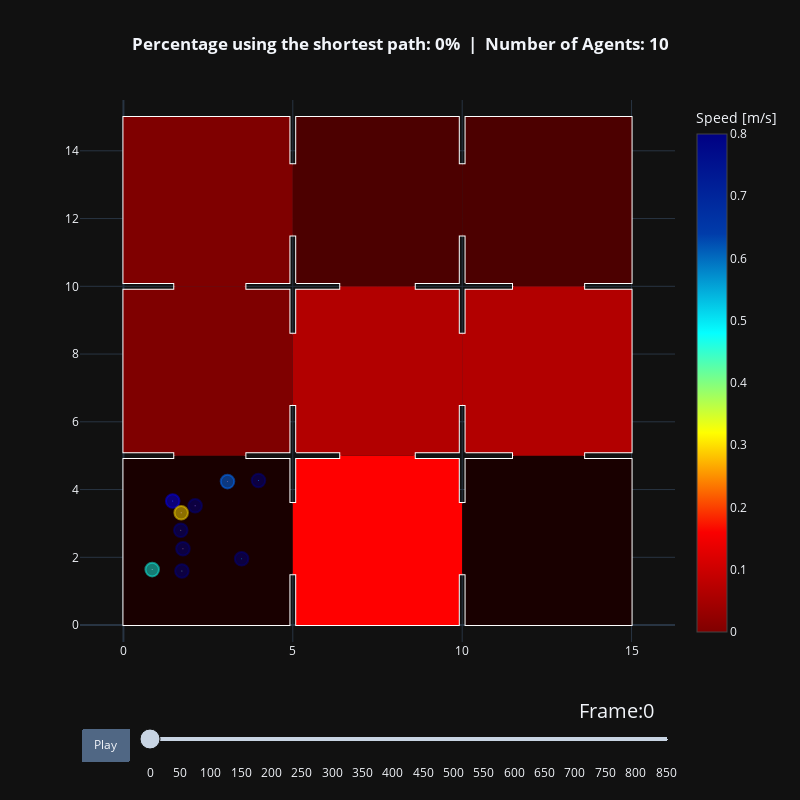

The notebook cell saved with this chart:
### Markdown cell above
## Visualizing Agent Pathways

### Code cell
agent_trajectories = {}
for percentage in percentages:
    trajectory_file = trajectory_files[percentage]
    agent_trajectories[percentage], walkable_area = read_sqlite_file(
        trajectory_file
    )
    animate(
        agent_trajectories[percentage],
        walkable_area,
        title_note=f"Percentage using the shortest path: {percentage}%",
        risk_per_frame=all_risks,
        specific_areas=specific_areas
    ).show()

### Figure 1 — Plotly figure (JSON) as saved in the notebook; plotly's stock layout.template omitted (floating-point values rounded to 4 significant figures)
{"data": [{"hoverinfo": "name", "line": {"color": "white"}, "mode": "lines", "name": "Exterior", "showlegend": false, "x": [10.1, 10.1, 15.0, 15.0, 13.6, 13.6, 15.0, 15.0, 13.6, 13.6, 15.0, 15.0, 10.1, 10.1, 9.9, 9.9, 5.1, 5.1, 4.9, 4.9, 0.0, 0.0, 1.5, 1.5, 0.0, 0.0, 1.5, 1.5, 0.0, 0.0, 4.9, 4.9, 5.1, 5.1, 9.9, 9.9, 10.1], "y": [1.5, 0.0, 0.0, 4.9, 4.9, 5.1, 5.1, 9.9, 9.9, 10.1, 10.1, 15.0, 15.0, 13.6, 13.6, 15.0, 15.0, 13.6, 13.6, 15.0, 15.0, 10.1, 10.1, 9.9, 9.9, 5.1, 5.1, 4.9, 4.9, 0.0, 0.0, 1.5, 1.5, 0.0, 0.0, 1.5, 1.5], "type": "scatter"}, {"hoverinfo": "name", "line": {"color": "white"}, "mode": "lines", "name": "Obstacle", "showlegend": false, "x": [10.1, 11.5, 11.5, 10.1, 10.1, 9.9, 9.9, 8.6, 8.6, 9.9, 9.9, 10.1, 10.1], "y": [5.1, 5.1, 4.9, 4.9, 3.6, 3.6, 4.9, 4.9, 5.1, 5.1, 6.5, 6.5, 5.1], "type": "scatter"}, {"hoverinfo": "name", "line": {"color": "white"}, "mode": "lines", "name": "Obstacle", "showlegend": false, "x": [10.1, 11.5, 11.5, 10.1, 10.1, 9.9, 9.9, 8.6, 8.6, 9.9, 9.9, 10.1, 10.1], "y": [10.1, 10.1, 9.9, 9.9, 8.6, 8.6, 9.9, 9.9, 10.1, 10.1, 11.5, 11.5, 10.1], "type": "scatter"}, {"hoverinfo": "name", "line": {"color": "white"}, "mode": "lines", "name": "Obstacle", "showlegend": false, "x": [5.1, 6.4, 6.4, 5.1, 5.1, 4.9, 4.9, 3.6, 3.6, 4.9, 4.9, 5.1, 5.1], "y": [5.1, 5.1, 4.9, 4.9, 3.6, 3.6, 4.9, 4.9, 5.1, 5.1, 6.5, 6.5, 5.1], "type": "scatter"}, {"hoverinfo": "name", "line": {"color": "white"}, "mode": "lines", "name": "Obstacle", "showlegend": false, "x": [5.1, 6.4, 6.4, 5.1, 5.1, 4.9, 4.9, 3.6, 3.6, 4.9, 4.9, 5.1, 5.1], "y": [10.1, 10.1, 9.9, 9.9, 8.6, 8.6, 9.9, 9.9, 10.1, 10.1, 11.5, 11.5, 10.1], "type": "scatter"}, {"fill": "toself", "fillcolor": "rgb(25, 0, 0)", "hoverinfo": "name", "line": {"width": 0}, "mode": "lines", "name": "Risk Area", "showlegend": false, "x": [1.5, 1.5, 3.6, 3.6, 4.9, 4.9, 5.0, 5.0, 4.9, 4.9, 0.0, 0.0, 1.5], "y": [4.9, 5.0, 5.0, 4.9, 4.9, 3.6, 3.6, 1.5, 1.5, 0.0, 0.0, 4.9, 4.9], "type": "scatter"}, {"fill": "toself", "fillcolor": "rgb(255, 0, 0)", "hoverinfo": "name", "line": {"width": 0}, "mode": "lines", "name": "Risk Area", "showlegend": false, "x": [9.9, 9.9, 5.1, 5.1, 5.0, 5.0, 5.1, 5.1, 6.4, 6.4, 8.6, 8.6, 9.9, 9.9, 10.0, 10.0, 9.9], "y": [1.5, 0.0, 0.0, 1.5, 1.5, 3.6, 3.6, 4.9, 4.9, 5.0, 5.0, 4.9, 4.9, 3.6, 3.6, 1.5, 1.5], "type": "scatter"}, {"fill": "toself", "fillcolor": "rgb(25, 0, 0)", "hoverinfo": "name", "line": {"width": 0}, "mode": "lines", "name": "Risk Area", "showlegend": false, "x": [13.6, 15.0, 15.0, 10.1, 10.1, 10.0, 10.0, 10.1, 10.1, 11.5, 11.5, 13.6, 13.6], "y": [4.9, 4.9, 0.0, 0.0, 1.5, 1.5, 3.6, 3.6, 4.9, 4.9, 5.0, 5.0, 4.9], "type": "scatter"}, {"fill": "toself", "fillcolor": "rgb(178, 0, 0)", "hoverinfo": "name", "line": {"width": 0}, "mode": "lines", "name": "Risk Area", "showlegend": false, "x": [13.6, 15.0, 15.0, 13.6, 13.6, 11.5, 11.5, 10.1, 10.1, 10.0, 10.0, 10.1, 10.1, 11.5, 11.5, 13.6, 13.6], "y": [9.9, 9.9, 5.1, 5.1, 5.0, 5.0, 5.1, 5.1, 6.5, 6.5, 8.6, 8.6, 9.9, 9.9, 10.0, 10.0, 9.9], "type": "scatter"}, {"fill": "toself", "fillcolor": "rgb(178, 0, 0)", "hoverinfo": "name", "line": {"width": 0}, "mode": "lines", "name": "Risk Area", "showlegend": false, "x": [9.9, 9.9, 8.6, 8.6, 6.4, 6.4, 5.1, 5.1, 5.0, 5.0, 5.1, 5.1, 6.4, 6.4, 8.6, 8.6, 9.9, 9.9, 10.0, 10.0, 9.9], "y": [6.5, 5.1, 5.1, 5.0, 5.0, 5.1, 5.1, 6.5, 6.5, 8.6, 8.6, 9.9, 9.9, 10.0, 10.0, 9.9, 9.9, 8.6, 8.6, 6.5, 6.5], "type": "scatter"}, {"fill": "toself", "fillcolor": "rgb(127, 0, 0)", "hoverinfo": "name", "line": {"width": 0}, "mode": "lines", "name": "Risk Area", "showlegend": false, "x": [4.9, 4.9, 3.6, 3.6, 1.5, 1.5, 0.0, 0.0, 1.5, 1.5, 3.6, 3.6, 4.9, 4.9, 5.0, 5.0, 4.9], "y": [6.5, 5.1, 5.1, 5.0, 5.0, 5.1, 5.1, 9.9, 9.9, 10.0, 10.0, 9.9, 9.9, 8.6, 8.6, 6.5, 6.5], "type": "scatter"}, {"fill": "toself", "fillcolor": "rgb(127, 0, 0)", "hoverinfo": "name", "line": {"width": 0}, "mode": "lines", "name": "Risk Area", "showlegend": false, "x": [1.5, 0.0, 0.0, 4.9, 4.9, 5.0, 5.0, 4.9, 4.9, 3.6, 3.6, 1.5, 1.5], "y": [10.1, 10.1, 15.0, 15.0, 13.6, 13.6, 11.5, 11.5, 10.1, 10.1, 10.0, 10.0, 10.1], "type": "scatter"}, {"fill": "toself", "fillcolor": "rgb(76, 0, 0)", "hoverinfo": "name", "line": {"width": 0}, "mode": "lines", "name": "Risk Area", "showlegend": false, "x": [6.4, 5.1, 5.1, 5.0, 5.0, 5.1, 5.1, 9.9, 9.9, 10.0, 10.0, 9.9, 9.9, 8.6, 8.6, 6.4, 6.4], "y": [10.1, 10.1, 11.5, 11.5, 13.6, 13.6, 15.0, 15.0, 13.6, 13.6, 11.5, 11.5, 10.1, 10.1, 10.0, 10.0, 10.1], "type": "scatter"}, {"fill": "toself", "fillcolor": "rgb(76, 0, 0)", "hoverinfo": "name", "line": {"width": 0}, "mode": "lines", "name": "Risk Area", "showlegend": false, "x": [10.1, 10.1, 15.0, 15.0, 13.6, 13.6, 11.5, 11.5, 10.1, 10.1, 10.0, 10.0, 10.1], "y": [13.6, 15.0, 15.0, 10.1, 10.1, 10.0, 10.0, 10.1, 10.1, 11.5, 11.5, 13.6, 13.6], "type": "scatter"}, {"hoverinfo": "none", "marker": {"cmax": 0.8, "cmin": 0, "color": [0.8, 0.5076, 0.7999, 0.7988, 0.7992, 0.725, 0.6128, 0.8, 0.2632, 0.7997], "colorbar": {"title": {"text": "Speed [m/s]"}}, "colorscale": [[0.0, "rgb(128,0,0)"], [0.2, "rgb(250,0,0)"], [0.4, "rgb(255,255,0)"], [0.6, "rgb(5,255,255)"], [0.8, "rgb(0,60,170)"], [1.0, "rgb(0,0,131)"]], "size": [0.4, 0.4, 0.4, 0.4, 0.4, 0.4, 0.4, 0.4, 0.4, 0.4]}, "mode": "markers", "showlegend": false, "text": [0.8, 0.5076, 0.7999, 0.7988, 0.7992, 0.725, 0.6128, 0.8, 0.2632, 0.7997], "x": [3.986, 0.8488, 1.726, 2.116, 1.692, 1.454, 3.072, 3.489, 1.704, 1.757], "y": [4.269, 1.637, 1.596, 3.52, 2.797, 3.661, 4.235, 1.956, 3.314, 2.254], "type": "scatter"}, {"hoverinfo": "text", "marker": {"opacity": 1, "size": 1}, "mode": "markers", "showlegend": false, "text": ["ID: 101, Pos(3.99,4.27)"], "x": [3.986], "y": [4.269], "type": "scatter"}, {"hoverinfo": "text", "marker": {"opacity": 1, "size": 1}, "mode": "markers", "showlegend": false, "text": ["ID: 102, Pos(0.85,1.64)"], "x": [0.8488], "y": [1.637], "type": "scatter"}, {"hoverinfo": "text", "marker": {"opacity": 1, "size": 1}, "mode": "markers", "showlegend": false, "text": ["ID: 103, Pos(1.73,1.60)"], "x": [1.726], "y": [1.596], "type": "scatter"}, {"hoverinfo": "text", "marker": {"opacity": 1, "size": 1}, "mode": "markers", "showlegend": false, "text": ["ID: 104, Pos(2.12,3.52)"], "x": [2.116], "y": [3.52], "type": "scatter"}, {"hoverinfo": "text", "marker": {"opacity": 1, "size": 1}, "mode": "markers", "showlegend": false, "text": ["ID: 105, Pos(1.69,2.80)"], "x": [1.692], "y": [2.797], "type": "scatter"}, {"hoverinfo": "text", "marker": {"opacity": 1, "size": 1}, "mode": "markers", "showlegend": false, "text": ["ID: 106, Pos(1.45,3.66)"], "x": [1.454], "y": [3.661], "type": "scatter"}, {"hoverinfo": "text", "marker": {"opacity": 1, "size": 1}, "mode": "markers", "showlegend": false, "text": ["ID: 107, Pos(3.07,4.23)"], "x": [3.072], "y": [4.235], "type": "scatter"}, {"hoverinfo": "text", "marker": {"opacity": 1, "size": 1}, "mode": "markers", "showlegend": false, "text": ["ID: 108, Pos(3.49,1.96)"], "x": [3.489], "y": [1.956], "type": "scatter"}, {"hoverinfo": "text", "marker": {"opacity": 1, "size": 1}, "mode": "markers", "showlegend": false, "text": ["ID: 109, Pos(1.70,3.31)"], "x": [1.704], "y": [3.314], "type": "scatter"}, {"hoverinfo": "text", "marker": {"opacity": 1, "size": 1}, "mode": "markers", "showlegend": false, "text": ["ID: 110, Pos(1.76,2.25)"], "x": [1.757], "y": [2.254], "type": "scatter"}], "layout": {"shapes": [{"fillcolor": "rgba(0, 0, 128, 0.5)", "line": {"color": "rgba(0, 0, 128, 0.5)"}, "type": "circle", "x0": 3.786, "x1": 4.186, "xref": "x", "y0": 4.069, "y1": 4.469, "yref": "y"}, {"fillcolor": "rgba(15, 248, 231, 0.5)", "line": {"color": "rgba(15, 248, 231, 0.5)"}, "type": "circle", "x0": 0.6488, "x1": 1.049, "xref": "x", "y0": 1.437, "y1": 1.837, "yref": "y"}, {"fillcolor": "rgba(0, 0, 128, 0.5)", "line": {"color": "rgba(0, 0, 128, 0.5)"}, "type": "circle", "x0": 1.526, "x1": 1.926, "xref": "x", "y0": 1.396, "y1": 1.796, "yref": "y"}, {"fillcolor": "rgba(0, 0, 128, 0.5)", "line": {"color": "rgba(0, 0, 128, 0.5)"}, "type": "circle", "x0": 1.916, "x1": 2.316, "xref": "x", "y0": 3.32, "y1": 3.72, "yref": "y"}, {"fillcolor": "rgba(0, 0, 128, 0.5)", "line": {"color": "rgba(0, 0, 128, 0.5)"}, "type": "circle", "x0": 1.492, "x1": 1.892, "xref": "x", "y0": 2.597, "y1": 2.997, "yref": "y"}, {"fillcolor": "rgba(0, 0, 237, 0.5)", "line": {"color": "rgba(0, 0, 237, 0.5)"}, "type": "circle", "x0": 1.254, "x1": 1.654, "xref": "x", "y0": 3.461, "y1": 3.861, "yref": "y"}, {"fillcolor": "rgba(0, 112, 255, 0.5)", "line": {"color": "rgba(0, 112, 255, 0.5)"}, "type": "circle", "x0": 2.872, "x1": 3.272, "xref": "x", "y0": 4.035, "y1": 4.435, "yref": "y"}, {"fillcolor": "rgba(0, 0, 128, 0.5)", "line": {"color": "rgba(0, 0, 128, 0.5)"}, "type": "circle", "x0": 3.289, "x1": 3.689, "xref": "x", "y0": 1.756, "y1": 2.156, "yref": "y"}, {"fillcolor": "rgba(255, 222, 0, 0.5)", "line": {"color": "rgba(255, 222, 0, 0.5)"}, "type": "circle", "x0": 1.504, "x1": 1.904, "xref": "x", "y0": 3.114, "y1": 3.514, "yref": "y"}, {"fillcolor": "rgba(0, 0, 128, 0.5)", "line": {"color": "rgba(0, 0, 128, 0.5)"}, "type": "circle", "x0": 1.557, "x1": 1.957, "xref": "x", "y0": 2.054, "y1": 2.454, "yref": "y"}, {"line": {"color": "white", "width": 3}, "type": "line", "x0": 3.986, "x1": 3.986, "y0": 4.269, "y1": 4.269}, {"line": {"color": "black", "width": 3}, "type": "line", "x0": 0.8488, "x1": 0.8488, "y0": 1.637, "y1": 1.637}, {"line": {"color": "white", "width": 3}, "type": "line", "x0": 1.726, "x1": 1.726, "y0": 1.596, "y1": 1.596}, {"line": {"color": "white", "width": 3}, "type": "line", "x0": 2.116, "x1": 2.116, "y0": 3.52, "y1": 3.52}, {"line": {"color": "white", "width": 3}, "type": "line", "x0": 1.692, "x1": 1.692, "y0": 2.797, "y1": 2.797}, {"line": {"color": "white", "width": 3}, "type": "line", "x0": 1.454, "x1": 1.454, "y0": 3.661, "y1": 3.661}, {"line": {"color": "white", "width": 3}, "type": "line", "x0": 3.072, "x1": 3.072, "y0": 4.235, "y1": 4.235}, {"line": {"color": "white", "width": 3}, "type": "line", "x0": 3.489, "x1": 3.489, "y0": 1.956, "y1": 1.956}, {"line": {"color": "black", "width": 3}, "type": "line", "x0": 1.704, "x1": 1.704, "y0": 3.314, "y1": 3.314}, {"line": {"color": "white", "width": 3}, "type": "line", "x0": 1.757, "x1": 1.757, "y0": 2.254, "y1": 2.254}], "title": {"text": "<b>Percentage using the shortest path: 0%  |  Number of Agents: 10</b>", "x": 0.5}, "xaxis": {"range": [-0.5, 15.5]}, "yaxis": {"scaleanchor": "x", "scaleratio": 1, "range": [-0.5, 15.5]}, "updatemenus": [{"buttons": [{"args": [null, {"frame": {"duration": 100, "redraw": true}, "fromcurrent": true}], "label": "Play", "method": "animate"}], "direction": "left", "pad": {"r": 10, "t": 87}, "showactive": false, "type": "buttons", "x": 0.1, "xanchor": "right", "y": 0, "yanchor": "top"}], "sliders": [{"active": 0, "currentvalue": {"font": {"size": 20}, "prefix": "Frame:", "visible": true, "xanchor": "right"}, "len": 0.9, "pad": {"b": 10, "t": 50}, "steps": [{"args": [["0"], {"frame": {"duration": 100, "redraw": true}, "mode": "immediate", "transition": {"duration": 500}}], "label": "0", "method": "animate"}, {"args": [["50"], {"frame": {"duration": 100, "redraw": true}, "mode": "immediate", "transition": {"duration": 500}}], "label": "50", "method": "animate"}, {"args": [["100"], {"frame": {"duration": 100, "redraw": true}, "mode": "immediate", "transition": {"duration": 500}}], "label": "100", "method": "animate"}, {"args": [["150"], {"frame": {"duration": 100, "redraw": true}, "mode": "immediate", "transition": {"duration": 500}}], "label": "150", "method": "animate"}, {"args": [["200"], {"frame": {"duration": 100, "redraw": true}, "mode": "immediate", "transition": {"duration": 500}}], "label": "200", "method": "animate"}, {"args": [["250"], {"frame": {"duration": 100, "redraw": true}, "mode": "immediate", "transition": {"duration": 500}}], "label": "250", "method": "animate"}, {"args": [["300"], {"frame": {"duration": 100, "redraw": true}, "mode": "immediate", "transition": {"duration": 500}}], "label": "300", "method": "animate"}, {"args": [["350"], {"frame": {"duration": 100, "redraw": true}, "mode": "immediate", "transition": {"duration": 500}}], "label": "350", "method": "animate"}, {"args": [["400"], {"frame": {"duration": 100, "redraw": true}, "mode": "immediate", "transition": {"duration": 500}}], "label": "400", "method": "animate"}, {"args": [["450"], {"frame": {"duration": 100, "redraw": true}, "mode": "immediate", "transition": {"duration": 500}}], "label": "450", "method": "animate"}, {"args": [["500"], {"frame": {"duration": 100, "redraw": true}, "mode": "immediate", "transition": {"duration": 500}}], "label": "500", "method": "animate"}, {"args": [["550"], {"frame": {"duration": 100, "redraw": true}, "mode": "immediate", "transition": {"duration": 500}}], "label": "550", "method": "animate"}, {"args": [["600"], {"frame": {"duration": 100, "redraw": true}, "mode": "immediate", "transition": {"duration": 500}}], "label": "600", "method": "animate"}, {"args": [["650"], {"frame": {"duration": 100, "redraw": true}, "mode": "immediate", "transition": {"duration": 500}}], "label": "650", "method": "animate"}, {"args": [["700"], {"frame": {"duration": 100, "redraw": true}, "mode": "immediate", "transition": {"duration": 500}}], "label": "700", "method": "animate"}, {"args": [["750"], {"frame": {"duration": 100, "redraw": true}, "mode": "immediate", "transition": {"duration": 500}}], "label": "750", "method": "animate"}, {"args": [["800"], {"frame": {"duration": 100, "redraw": true}, "mode": "immediate", "transition": {"duration": 500}}], "label": "800", "method": "animate"}, {"args": [["850"], {"frame": {"duration": 100, "redraw": true}, "mode": "immediate", "transition": {"duration": 500}}], "label": "850", "method": "animate"}], "transition": {"duration": 100, "easing": "cubic-in-out"}, "x": 0.1, "xanchor": "left", "y": 0, "yanchor": "top"}], "autosize": false, "width": 800, "height": 800}}
